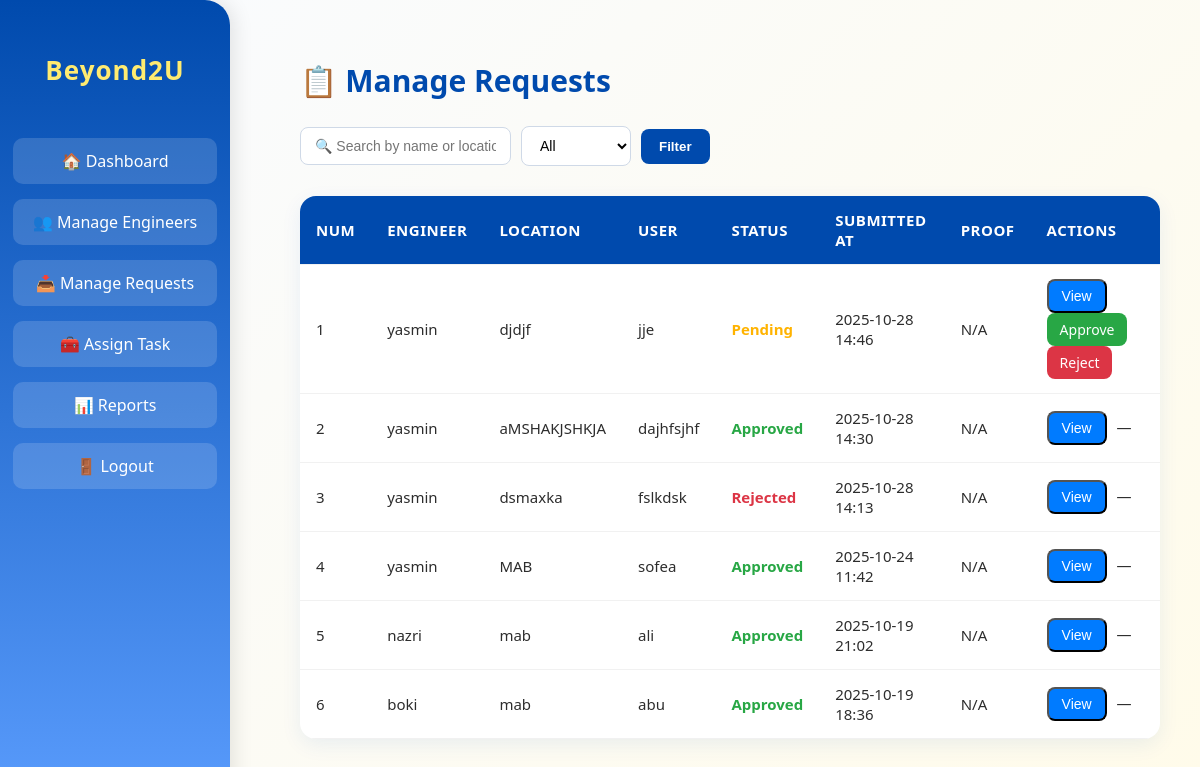
Page /beyond2u/manage_requests/ (signed in) on the earlier database version.
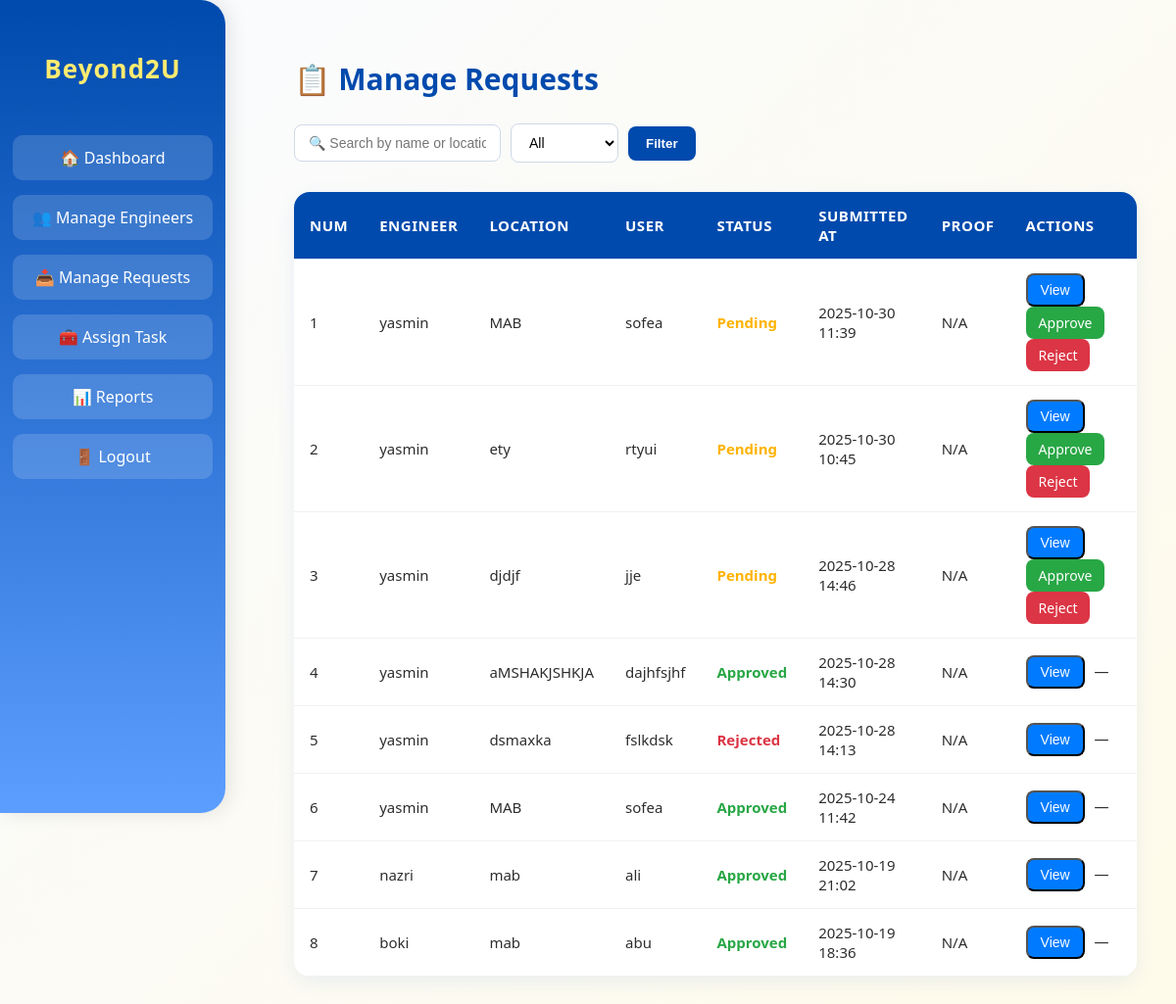
Same page on the later database version.
### inventorySystem/models.py (models this page shows, shortened)
class User(AbstractUser):
    ROLE_CHOICES = [
        ('TeamLead', 'Team Lead'),
        ('SystemEngineer', 'System Engineer'),
    ]
    role = models.CharField(max_length=20, choices=ROLE_CHOICES, default='SystemEngineer')

class Request(models.Model):
    TYPE_CHOICES = [
        ('Asset Refresh', 'Asset Refresh'),
        ('Parts Upgrade', 'Parts Upgrade'),
        ('Tech Refresh', 'Tech Refresh'),
    ]
    STATUS_CHOICES = [
        ('Pending', 'Pending'),
        ('Approved', 'Approved'),
        ('Rejected', 'Rejected'),
    ]
    FORMAT_STATUS_CHOICES = [
        ('Formatted', 'Formatted'),
        ('Not Formatted', 'Not Formatted'),
    ]
    UPLOAD_STATUS_CHOICES = [
        ('Uploaded', 'Uploaded'),
        ('Not Yet', 'Not Yet'),
    ]
    engineer = models.ForeignKey(settings.AUTH_USER_MODEL, on_delete=models.CASCADE)
    type = models.CharField(max_length=50, choices=TYPE_CHOICES)
    location = models.CharField(max_length=100)
    user = models.CharField(max_length=100)
    old_barcode = models.CharField(max_length=100, blank=True, null=True)
    new_barcode = models.CharField(max_length=100, blank=True, null=True)
    old_serial = models.CharField(max_length=100, blank=True, null=True)
    new_serial = models.CharField(max_length=100, blank=True, null=True)
    old_ip = models.GenericIPAddressField(blank=True, null=True)
    new_ip = models.GenericIPAddressField(blank=True, null=True)
    new_mac = models.CharField(max_length=50, blank=True, null=True)
    old_hostname = models.CharField(max_length=100, blank=True, null=True)
    new_hostname = models.CharField(max_length=100, blank=True, null=True)
    start_time = models.DateTimeField(blank=True, null=True)
    end_time = models.DateTimeField(blank=True, null=True)
    rescheduled_date = models.DateField(blank=True, null=True)
    status = models.CharField(max_length=20, choices=STATUS_CHOICES, default='Pending')
    format_status = models.CharField(max_length=20, choices=FORMAT_STATUS_CHOICES, blank=True, null=True)
    upload_status = models.CharField(max_length=20, choices=UPLOAD_STATUS_CHOICES, default='Not Yet')
    reason_not_formatted = models.TextField(blank=True, null=True)
    reason_not_uploaded = models.TextField(blank=True, null=True)
    remarks = models.TextField(blank=True, null=True)
    proof = models.FileField(upload_to='', blank=True, null=True)
    assigned_approver = models.ForeignKey(
        settings.AUTH_USER_MODEL,
        related_name='approver_requests',
        on_delete=models.SET_NULL,
        null=True,
        blank=True
    )
    created_at = models.DateTimeField(auto_now_add=True)
    updated_at = models.DateTimeField(auto_now=True)

### inventorySystem/views.py (the view, shortened to what this page needs)
# urls.py: path('manage_requests/', views.manage_requests, name='manage_requests'),
@login_required(login_url='login')
def manage_requests(request):
    search_query = request.GET.get('search', '')
    status_filter = request.GET.get('status', 'all')
    requests_qs = Request.objects.all()
    tech_qs = TechRefresh.objects.all()
    if status_filter and status_filter != 'all':
        requests_qs = requests_qs.filter(status=status_filter)
        tech_qs = tech_qs.filter(status=status_filter)
    combined_requests = []
    for r in requests_qs:
        combined_requests.append({
            'id': r.id,
            'type': r.type,
            'engineer': r.engineer.username if r.engineer else 'N/A',
            'user': r.user or 'N/A',
            'location': r.location or 'N/A',
            'status': r.status,
            'old_hostname': r.old_hostname or '-',
            'new_hostname': r.new_hostname or '-',
            'old_serial': r.old_serial or '-',
            'new_serial': r.new_serial or '-',
            'rescheduled_date': r.rescheduled_date or '-',
            'format_status': r.format_status or '-',
            'reason_not_formatted': r.reason_not_formatted or '-',
            'upload_status': r.upload_status or '-',
            'reason_not_uploaded': r.reason_not_uploaded or '-',
            'remarks': r.remarks or '-',
            'proof': r.proof.url if r.proof else None,
            'created_at': r.created_at,
        })
    combined_requests.sort(key=lambda x: x['created_at'], reverse=True)
    context = {
        'requests': combined_requests,
        'search_query': search_query,
        'status_filter': status_filter,
    }
    return render(request, 'manage_requests.html', context)

### inventorySystem/templates/manage_requests.html (shortened to what this page needs)
<!DOCTYPE html>
<html lang="en">
<head>
</head>
<body>
  <div class="sidebar">
    <h2>Beyond2U</h2>
    <a href="{% url 'teamlead_dashboard' %}">🏠 Dashboard</a>
    <a href="{% url 'manage_engineers' %}">👥 Manage Engineers</a>
    <a href="{% url 'manage_requests' %}">📥 Manage Requests</a>
    <a href="{% url 'assign_task' %}">🧰 Assign Task</a>
    <a href="{% url 'reports' %}">📊 Reports</a>
    <a href="{% url 'logout' %}">🚪 Logout</a>
  </div>
  <div class="content">
    <h1>📋 Manage Requests</h1>
    <form method="GET">
      <input type="text" name="search" placeholder="🔍 Search by name or location" value="{{ search_query }}">
      <select name="status">
        <option value="all" {% if status_filter == 'all' %}selected{% endif %}>All</option>
      </select>
      <button type="submit" class="btn-primary">Filter</button>
    </form>
    <table>
      <thead>
        <tr>
          <th>Num</th>
          <th>Engineer</th>
          <th>Location</th>
          <th>User</th>
          <th>Status</th>
          <th>Submitted At</th>
          <th>Proof</th>
          <th>Actions</th>
        </tr>
      </thead>
      <tbody>
        {% for req in requests %}
        <tr>
          <td>{{ forloop.counter }}</td>
          <td>{{ req.engineer }}</td>
          <td>{{ req.location }}</td>
          <td>{{ req.user }}</td>
          <td class="status-{{ req.status|lower }}">{{ req.status }}</td>
          <td>{{ req.created_at|date:"Y-m-d H:i" }}</td>
          <td>{% if req.proof %}<a href="{{ req.proof }}" target="_blank">View</a>{% else %}N/A{% endif %}</td>
          <td>
            <button class="btn view-btn" onclick="openPopup('req-{{ req.id }}')">View</button>
            {% if req.status == "Pending" %}
              <a href="{% url 'approve_request' req.id %}" class="btn approve-btn">Approve</a>
              <a href="{% url 'reject_request' req.id %}" class="btn reject-btn">Reject</a>
            {% else %}
              <span>—</span>
            {% endif %}
          </td>
        </tr>
        {% empty %}
        <tr><td colspan="8" style="text-align:center;">No requests found.</td></tr>
        {% endfor %}
      </tbody>
    </table>
  </div>
</body>
</html>

Differences in the rows shown:
added Request: location "MAB", user "sofea", status "Pending", created_at "2025-10-30 11:39"
added Request: location "ety", user "rtyui", status "Pending", created_at "2025-10-30 10:45"
Other differences:
new list line: "1 N/A View Approve Reject"
new list line: "yasmin"
new list line: "2 N/A View Approve Reject"
